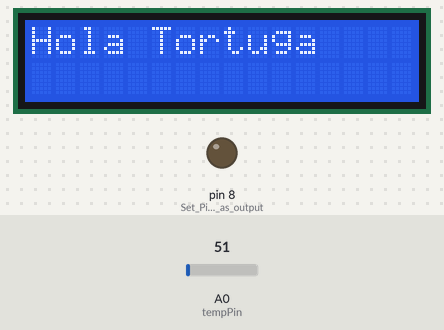
The sketch below on a simulated Arduino Uno, built with avr-gcc and run on an emulated ATmega328P. Shown: 16×2 character LCD, output pins drawn as LEDs (lit = HIGH). The test bench sets the inputs (shaded band); at power-on: A0 (tempPin) = 51.

Above: at 1.6 s.
At 4.7 s:
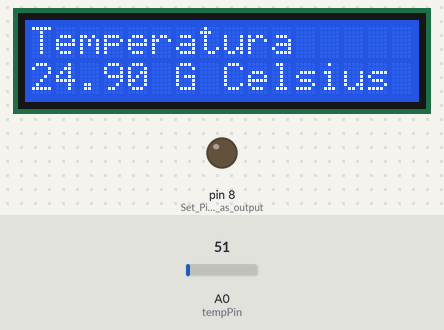
4.8 s: A0 (tempPin) set to 60
At 7.8 s:
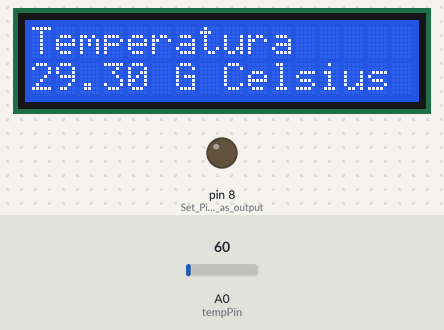
8.1 s: A0 (tempPin) set to 71
At 13.8 s:
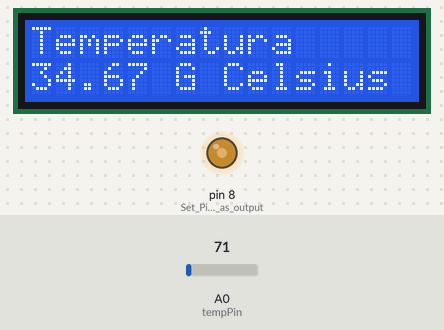
Timing chart, 0 to 18.3 s (numbered marks = the images above; inputs shaded):
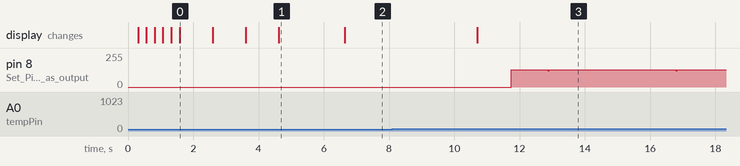

Measured:
- the behaviour switches between 63 and 64 on A0 (tempPin) (found by bisection; images 2 and 3)
- after the input at 4.8 s, the display: changes after 1.8 s (image 2)
- after the input at 8.1 s, pin 8 (Set_Pin_Mode_as_output): 0/255 → 129/255 after 3.6 s, → 128/255 5.0 s later; the display: changes after 2.6 s (image 3)
- what the display in image 0 shows lasts 1.0 s, from 1.6 s to 2.6 s

The sketch:

LCD_LM35_BUZZ.ino
```cpp
/*-----( Import needed libraries )-----*/
#include <Wire.h>  // Comes with Arduino IDE
// Get the LCD I2C Library here:
// www.4tronix.co.uk/arduino/sketches/LiquidCrystal_V1.2.1.zip
// Move any other LCD libraries to another folder or delete them
// See Library "Docs" folder for possible commands etc.
#include <LiquidCrystal_I2C.h>

/*-----( Declare Constants )-----*/
/*-----( Declare objects )-----*/
// set the LCD address to 0x27 for a 16 chars 2 line display
// Set the pins on the I2C chip used for LCD connections:
//                    addr, en,rw,rs,d4,d5,d6,d7,bl,blpol
LiquidCrystal_I2C lcd(0x27, 2, 1, 0, 4, 5, 6, 7, 3, POSITIVE);  // Set the LCD I2C address

/*-----( Declare Variables )-----*/
//NONE
// Declaracion de variables
float tempC;
int tempPin = 0; // Definimos la entrada en pin A0

void setup()   /*----( SETUP: RUNS ONCE )----*/
{
  Serial.begin(9600);  // Used to type in characters
  pinMode(8,OUTPUT);//Set Pin Mode as output

  lcd.begin(16,2);   // initialize the lcd for 16 chars 2 lines, turn on backlight

// ------- Quick 3 blinks of backlight  -------------
  for(int i = 0; i< 3; i++)
  {
    lcd.backlight();
    delay(250);
    lcd.noBacklight();
    delay(250);
  }
  lcd.backlight(); // finish with backlight on

//-------- Write characters on the display ------------------
// NOTE: Cursor Position: (CHAR, LINE) start at 0
  lcd.setCursor(0,0); //Start at character 4 on line 0
  lcd.print("Hola Tortuga");
  delay(1000);
  lcd.setCursor(0,1);
  lcd.print("CTR Acuario"); // Print text on second line
  delay(1000);

// Wait and then tell user they can start the Serial Monitor and type in characters to
// Display. (Set Serial Monitor option to "No Line Ending")
/*  lcd.clear();
  lcd.setCursor(0,0); //Start at character 0 on line 0
  lcd.print("Use Serial Mon");
  lcd.setCursor(0,1);
  lcd.print("Type to display"); */


}/*--(end setup )---*/


void loop()   /*----( LOOP: RUNS CONSTANTLY )----*/
{

  // Lee el valor desde el sensor
    tempC = analogRead(tempPin);

    // Convierte el valor a temperatura
    tempC = (5.0 * tempC * 100.0)/1024.0;
   lcd.setCursor(0,0); //Start at character 4 on line 0

  lcd.print("Temperatura ");
  delay(1000);
  lcd.setCursor(0,1);
  lcd.print(tempC);
  lcd.print(" G Celsius "); // Print text on second line
  delay(1000);

  if (tempC>31) {
    {
  unsigned char i,j;
  while(1)
  {
    for(i=0;i<80;i++) //Sound effect 1
    {
      digitalWrite(8,HIGH);//Make some sound
      delay(1);//Delay 1ms
      digitalWrite(8,LOW);//Be quiet
      delay(1);//Delay 1ms
    }
    for(i=0;i<100;i++) //Sound effect 2
    {
      digitalWrite(8,HIGH);//Make some sound
      delay(2);//Delay 2ms
      digitalWrite(8,LOW);//Be quiet
      delay(2);//Delay 2ms
    }
  }
}
}

  {
    // when characters arrive over the serial port...
    if (Serial.available()) {
      // wait a bit for the entire message to arrive
      delay(100);
      // clear the screen
      //lcd.clear();
      // read all the available characters
      while (Serial.available() > 0) {
        // display each character to the LCD
        //lcd.write(Serial.read());
      }
    }
  }

}/* --(end main loop )-- */


/* ( THE END ) */
```
